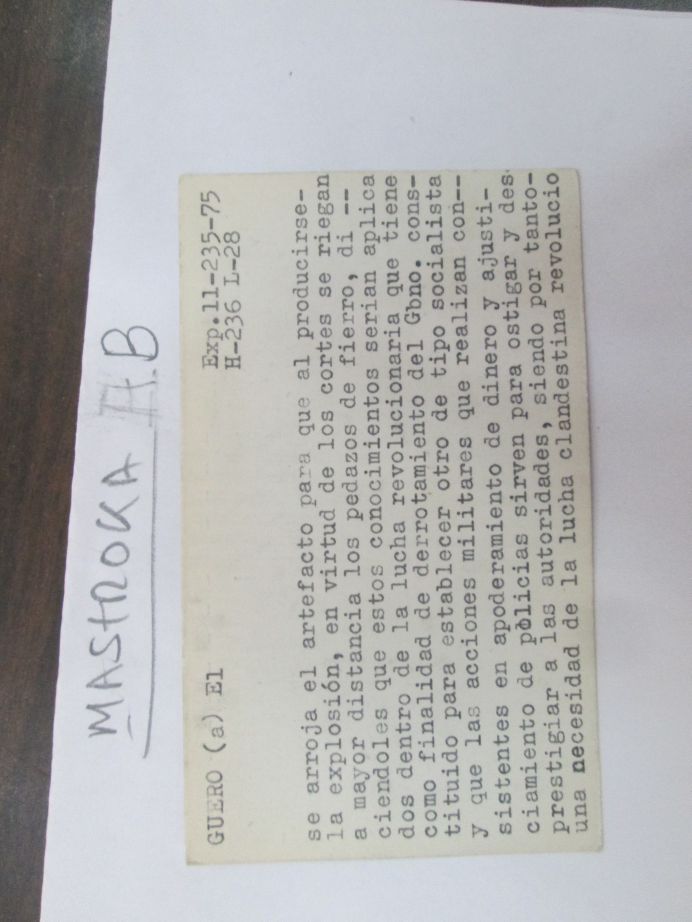
#> input picture notebooks/img/FicheroEjemplo.jpeg, 3456 x 4608 px (shown at 1/5 size)
$ python -i clean_image_pipeline.py   (imports and definitions only)
#> lines starting #> are read from the running program, lines starting #| are printed output that depends on the picture; after the words box and inside, x2 and y2 are one past the last pixel; in counts of white or black regions, pixels touching at a corner belong together
#> further down, picture is the input picture: shape (4608, 3456, 3); mean B, G, R 177.7, 178, 177.9
import cv2
import imutils
import numpy as np
from matplotlib import pyplot as plt

from skimage.filters import threshold_otsu,threshold_yen, threshold_triangle, threshold_mean

class PipelineImg:

    @staticmethod
    def do_full_pipeline(img, height=900, auto_canny_sigma=0.33, bordersize=15,*,debug=False, figsize=(10, 10)):
        """
            This method was made for a more easy execution of preprocessing
        """
        res_img = PipelineImg.resizing_img(img, height = height)
        resized_shape = res_img.shape
        bin_img = PipelineImg.binarization_img(res_img)
        den_img = PipelineImg.denoise_img(bin_img)
        unb_img, dimensions = PipelineImg.drop_border_img(den_img, original=res_img, sigma=auto_canny_sigma, bordersize=bordersize)
        #end_img = PipelineImg.add_white_border(unb_img, bordersize=bordersize)
        if debug:
            PipelineImg.plot_imgs_grid([img, res_img, bin_img, den_img, unb_img],
                ["original", "resize", "binarizated", "denoised","unbordered + border"], figsize=figsize)
        return unb_img, resized_shape, dimensions

    # [20 lines left out: function do_full_pipeline_yolov, not called in this run]


    @staticmethod
    def resizing_img(img, height=900):
#> called with height = 900
        return imutils.resize(img, height = height)
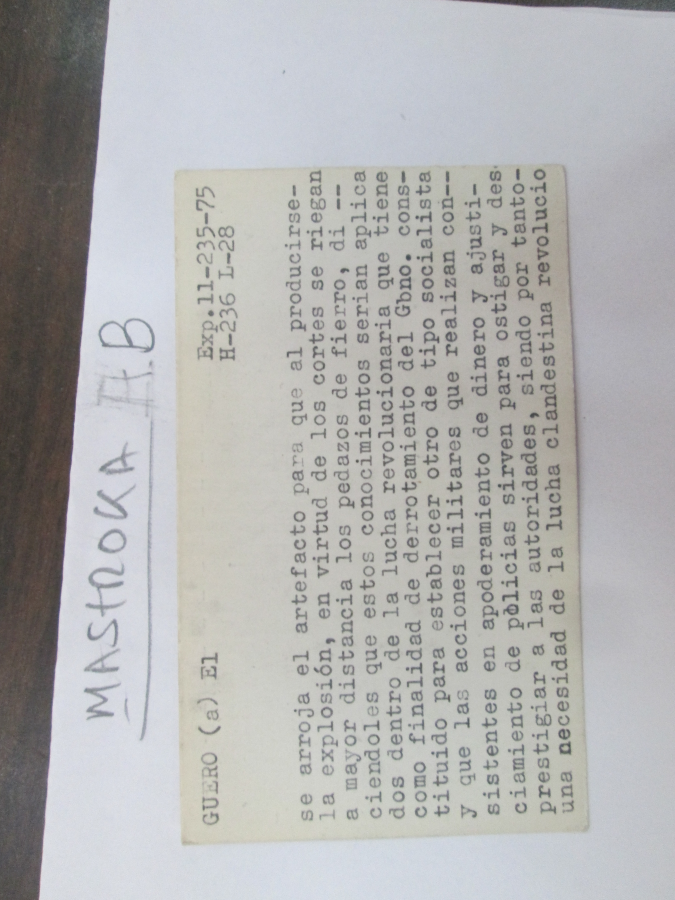
#> returned value: shape (900, 675, 3); mean of channels 0, 1, 2 177.7, 178, 177.9; drawn as B, G, R


    @staticmethod
    def binarization_img(img):
        """
            Based on: https://docs.opencv.org/master/d7/d4d/tutorial_py_thresholding.html
        """
        img = cv2.cvtColor(img, cv2.COLOR_BGR2GRAY);
        img = cv2.medianBlur(img,5)
        thld = cv2.adaptiveThreshold(img,255,cv2.ADAPTIVE_THRESH_GAUSSIAN_C,
                    cv2.THRESH_BINARY,11,2)
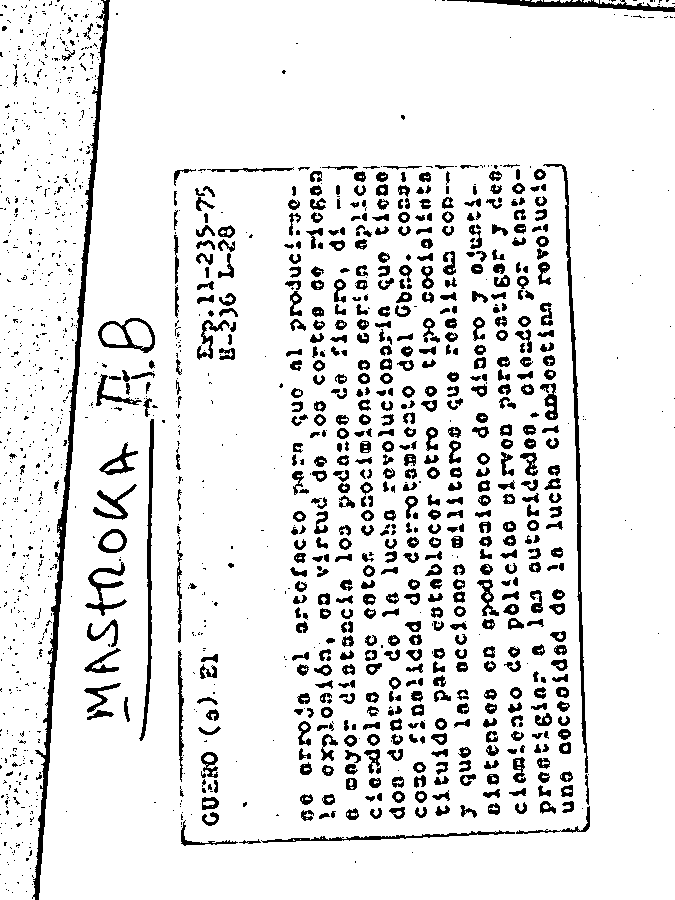
#> thld: shape (900, 675); 89.8% white; 1520 black regions (903 under 20 px), largest, box (x1, y1, x2, y2) and area: (32, 0, 110, 900) 4854, (543, 164, 588, 773) 2153, (139, 419, 154, 741) 1192
        return thld


    @staticmethod
    def denoise_img(img, wsize=60):
        """
            Based on: https://opencv-python-tutroals.readthedocs.io/en/latest/py_tutorials/py_photo/py_non_local_means/py_non_local_means.html
        """
#> called with wsize = 60
        return cv2.fastNlMeansDenoising(img, None, wsize,7,21)
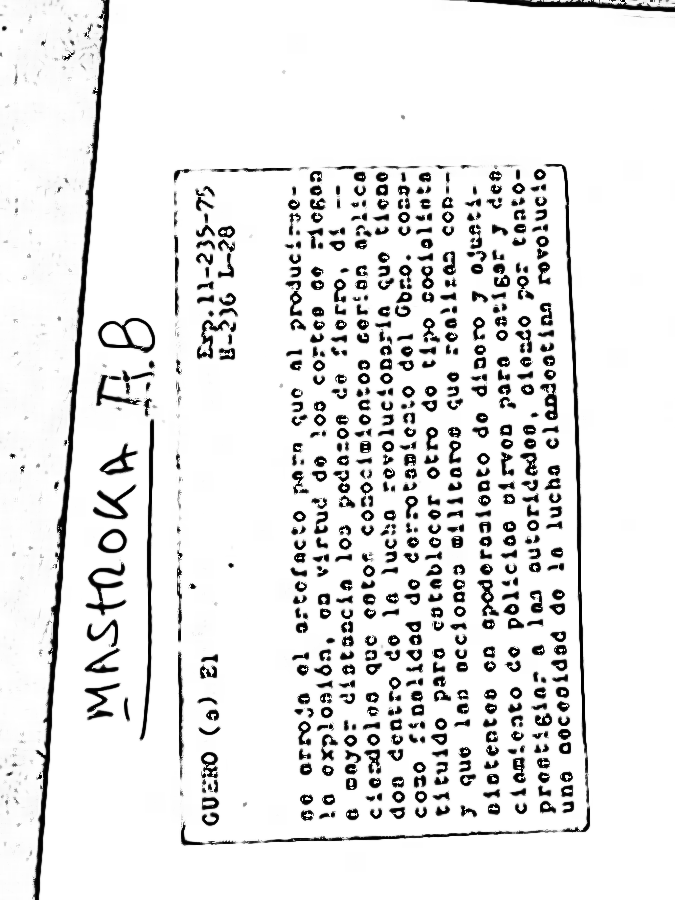
#> returned value: shape (900, 675); min 0, max 255, mean 231.2


    @staticmethod
    def drop_border_img(img, original, sigma=0.33, bordersize=15):
        """

        """
        edged = PipelineImg.auto_canny(original, sigma=sigma)
        (x,y,w,h) =cv2.boundingRect(edged.copy())
        dimensions = (max(0, y-bordersize),min(y+h+bordersize, original.shape[0]-1),
                      max(x-bordersize,0), min(x+w+bordersize,original.shape[1]-1))
        crop_img = img[dimensions[0]:dimensions[1], dimensions[2]:dimensions[3]]
        return crop_img, dimensions


    @staticmethod
    def auto_canny(image, sigma=0.33):
        """
            copied from: https://www.pyimagesearch.com/2015/04/06/zero-parameter-automatic-canny-edge-detection-with-python-and-opencv/
        """
#> called with sigma = 0.33
        # compute the median of the single channel pixel intensities
        v = np.median(image)
#> v = 191
        # apply automatic Canny edge detection using the computed median
        lower = int(max(0, (1.0 - sigma) * v))
#> lower = 127
        upper = int(min(255, (1.0 + sigma) * v))
#> upper = 254
        edged = cv2.Canny(image, lower, upper)
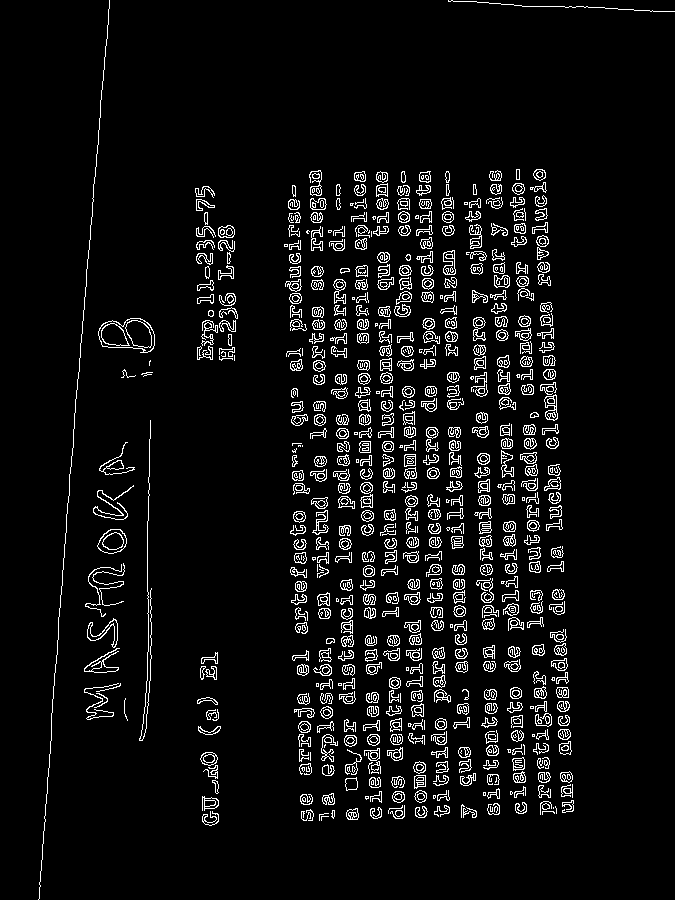
#> edged: shape (900, 675); 6% white in thin lines or dots
        # return the edged image
        return edged


    # [49 lines left out: functions add_white_border, plot_imgs_grid, not called in this run]

>>> import cv2
>>> picture = cv2.imread('../notebooks/img/FicheroEjemplo.jpeg')
>>> result = PipelineImg().do_full_pipeline(picture)
#> in drop_border_img, `(x,y,w,h) =cv2.boundingRect(edged.copy())`: x = 38; y = 0; w = 637; h = 900
#> in drop_border_img, `dimensions = (max(0, y-bordersize),min(y+h+bordersize, original.shape[..`: dimensions = (0, 899, 23, 674)
#> in drop_border_img, `crop_img = img[dimensions[0]:dimensions[1], dimensions[2]:dimensions[3]]`:
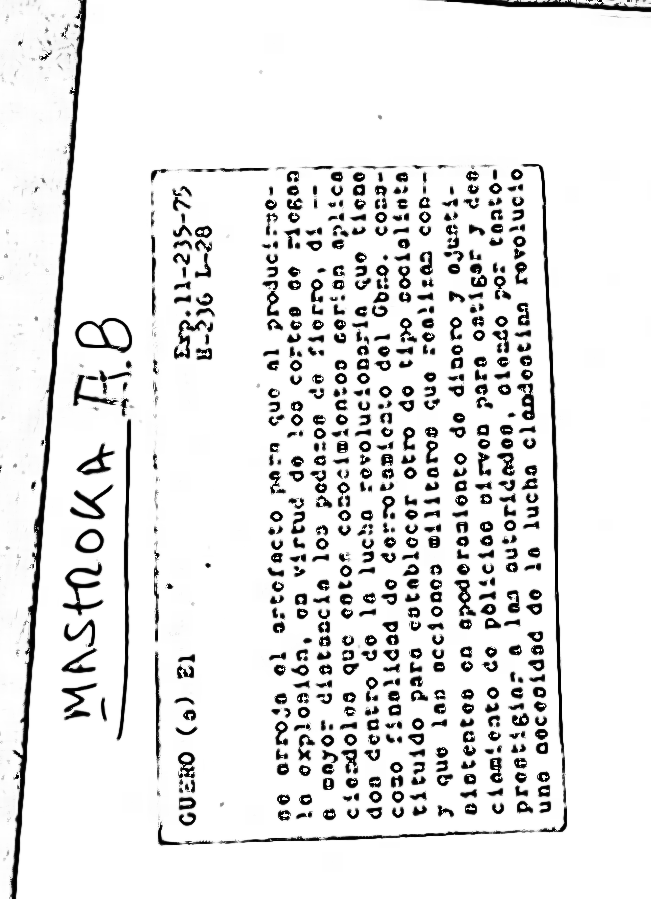
#> crop_img: shape (899, 651); min 0, max 255, mean 230.4

$ run again, on notebooks/img/multiples_ficheros.jpeg
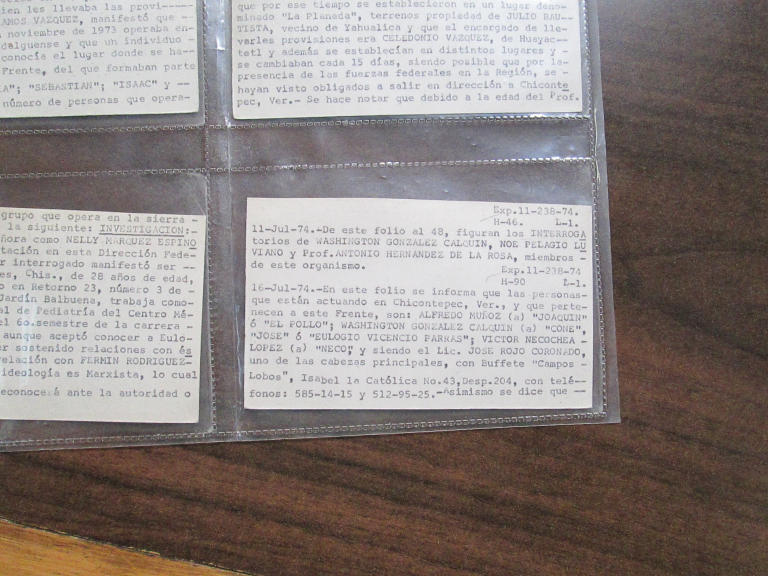
#> input picture notebooks/img/multiples_ficheros.jpeg, 2304 x 1728 px (shown at 1/3 size)
#> picture is the input picture: shape (1728, 2304, 3); mean B, G, R 131.7, 134.5, 143.2
#> in binarization_img, `thld = cv2.adaptiveThreshold(img,255,cv2.ADAPTIVE_THRESH_GAUSSIAN_C, c..`:
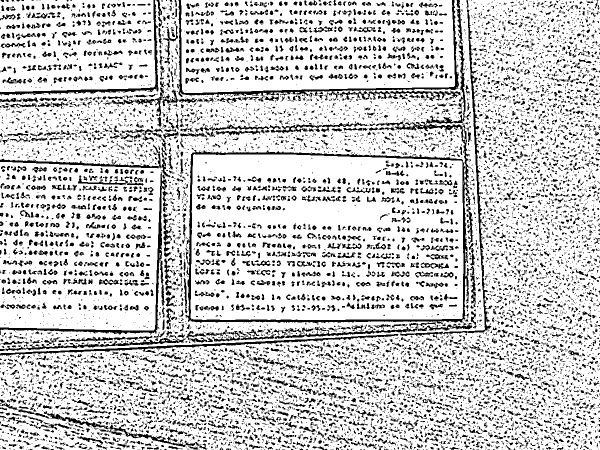
#> thld: shape (900, 1200) (shown at 1/2 size); 80.2% white; 11900 black regions (9201 under 20 px), largest, box (x1, y1, x2, y2) and area: (371, 0, 952, 649) 12281, (0, 289, 341, 670) 5069, (353, 0, 918, 197) 4446
#> v = 121
#> lower = 81
#> upper = 160
#> in auto_canny, `edged = cv2.Canny(image, lower, upper)`:
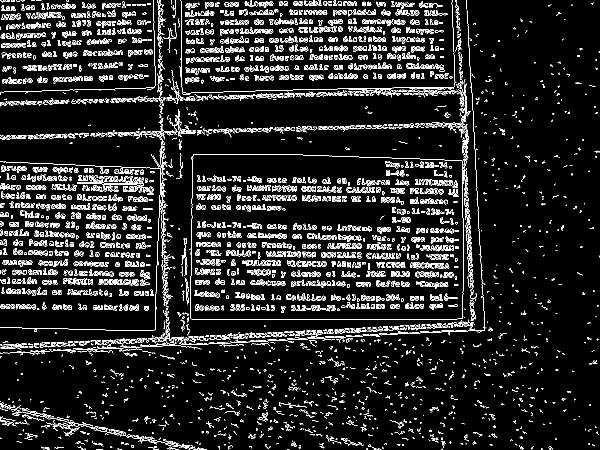
#> edged: shape (900, 1200) (shown at 1/2 size); 9.1% white in thin lines or dots
#> x = 0; w = 1200; h = 900
#> in drop_border_img, `dimensions = (max(0, y-bordersize),min(y+h+bordersize, original.shape[..`: dimensions = (0, 899, 0, 1199)

$ run again, on notebooks/img/imagen_1_falsa_prueba.jpg
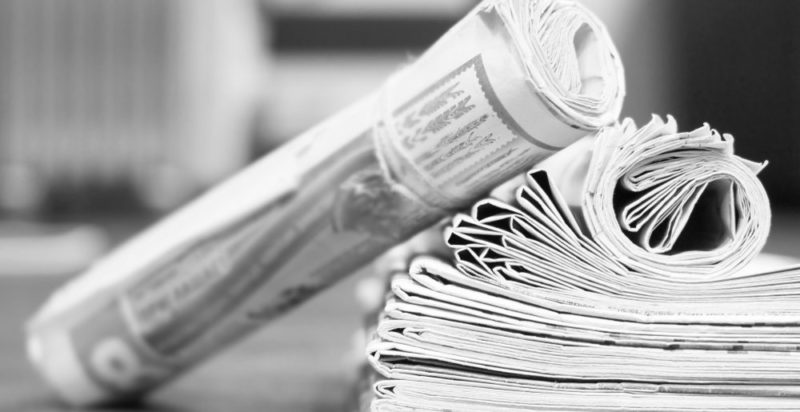
#> input picture notebooks/img/imagen_1_falsa_prueba.jpg, 800 x 412 px
#> picture is the input picture: shape (412, 800, 3); min 0, max 255, mean 164.8
#> in binarization_img, `thld = cv2.adaptiveThreshold(img,255,cv2.ADAPTIVE_THRESH_GAUSSIAN_C, c..`:
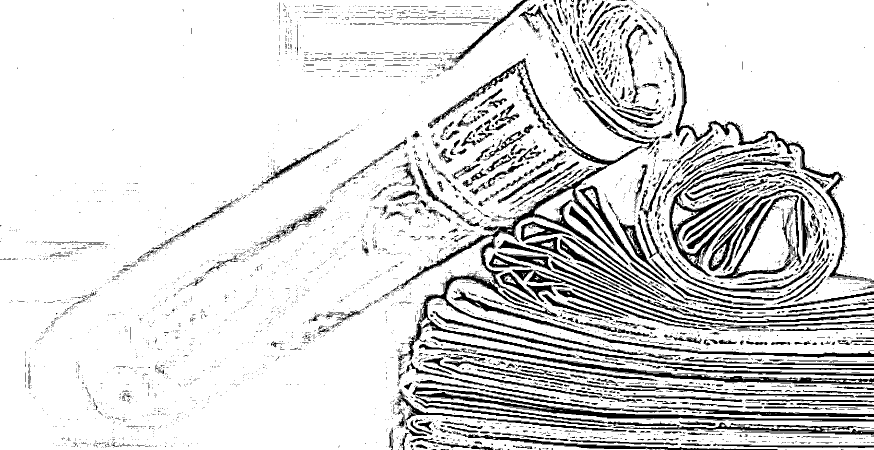
#> thld: shape (900, 1747) (shown at 1/2 size); 86% white; 6247 black regions (5585 under 20 px), largest, box (x1, y1, x2, y2) and area: (796, 116, 1310, 723) 20736, (825, 773, 1747, 843) 7789, (861, 673, 1747, 769) 6731
#> v = 170
#> lower = 113
#> upper = 226
#> edged: shape (900, 1747); 2.9% white in thin lines or dots, all inside (x1, y1, x2, y2) = (807, 1, 1747, 888)
#> x = 807; y = 1; w = 940; h = 887
#> in drop_border_img, `dimensions = (max(0, y-bordersize),min(y+h+bordersize, original.shape[..`: dimensions = (0, 899, 792, 1746)
#> in drop_border_img, `crop_img = img[dimensions[0]:dimensions[1], dimensions[2]:dimensions[3]]`:
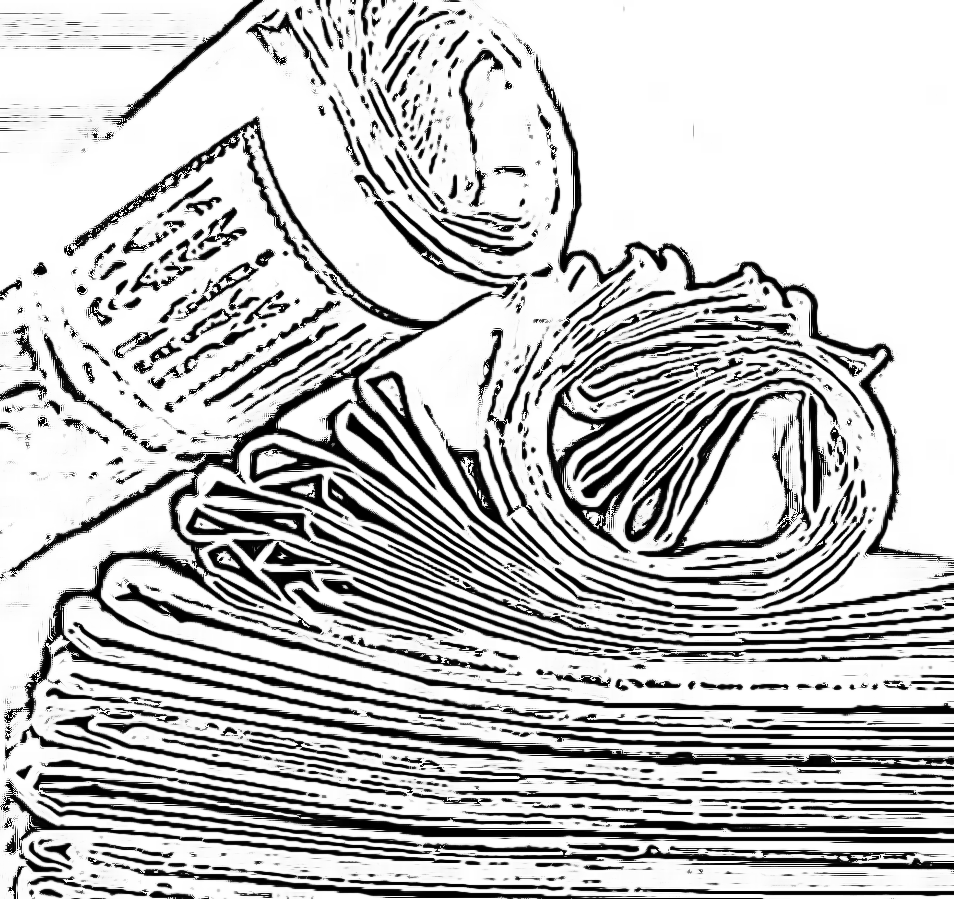
#> crop_img: shape (899, 954); min 0, max 255, mean 195.4
